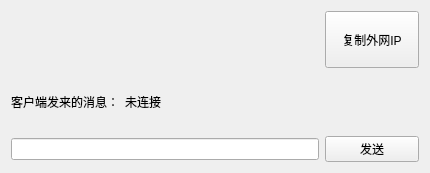
<?xml version="1.0" encoding="UTF-8"?>
<ui version="4.0">
 <class>MainWindow</class>
 <widget class="QMainWindow" name="MainWindow">
  <property name="geometry">
   <rect>
    <x>0</x>
    <y>0</y>
    <width>430</width>
    <height>173</height>
   </rect>
  </property>
  <property name="windowTitle">
   <string>服务端</string>
  </property>
  <widget class="QWidget" name="centralWidget">
   <layout class="QGridLayout" name="gridLayout">
    <item row="4" column="0" colspan="3">
     <widget class="QLineEdit" name="lineEdit"/>
    </item>
    <item row="4" column="3">
     <widget class="QPushButton" name="pushButton">
      <property name="text">
       <string>发送</string>
      </property>
     </widget>
    </item>
    <item row="1" column="0">
     <widget class="QLabel" name="label_4">
      <property name="text">
       <string>客户端发来的消息：</string>
      </property>
     </widget>
    </item>
    <item row="1" column="1" colspan="3">
     <widget class="QLabel" name="label_2">
      <property name="text">
       <string>未连接</string>
      </property>
     </widget>
    </item>
    <item row="0" column="0" colspan="3">
     <widget class="QLabel" name="label_3">
      <property name="text">
       <string/>
      </property>
     </widget>
    </item>
    <item row="0" column="3">
     <widget class="QPushButton" name="pushButton_2">
      <property name="sizePolicy">
       <sizepolicy hsizetype="Minimum" vsizetype="Preferred">
        <horstretch>0</horstretch>
        <verstretch>0</verstretch>
       </sizepolicy>
      </property>
      <property name="text">
       <string>复制外网IP</string>
      </property>
     </widget>
    </item>
   </layout>
  </widget>
 </widget>
 <layoutdefault spacing="6" margin="11"/>
 <resources/>
 <connections/>
</ui>
